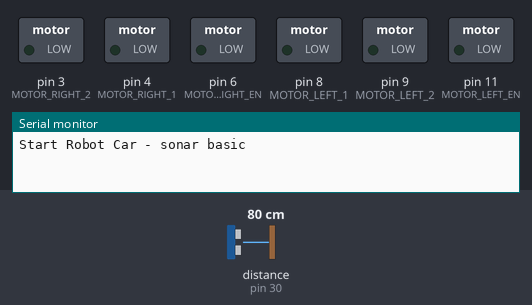
A sketch run on a simulated Arduino Mega 2560, built with avr-gcc and run on an emulated ATmega2560. Shown: switched loads named in the sketch (green lamp = pin HIGH), the last lines printed to the serial monitor. Wiring (inferred from the names in the program): ultrasonic range finder: trigger pin 31; echo pin 30. The test bench sets the inputs (shaded band); at power-on: distance to the obstacle (sensor on pin 30) 80 cm. The echo pulse lasts 58.3 µs per cm; random numbers use the default seed unless the sketch sets one; pins used as bus, display or sensor lines are not drawn.

Above: at 1.2 s.
1.3 s: distance to the obstacle (sensor on pin 30) set to 12 cm
3.0 s: distance to the obstacle (sensor on pin 30) set to 9 cm
At 3.9 s:
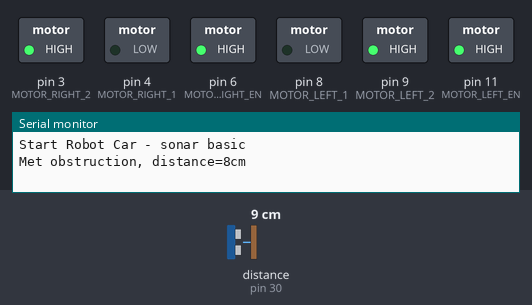
At 5.9 s:
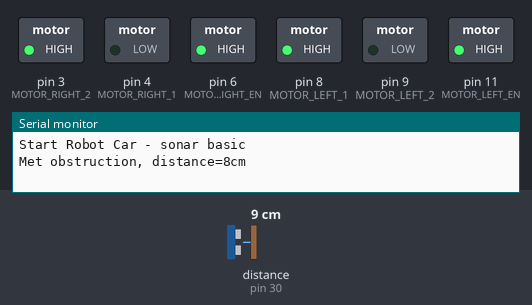
6.0 s: distance to the obstacle (sensor on pin 30) set to 18 cm
7.5 s: distance to the obstacle (sensor on pin 30) set to 2 cm
At 7.9 s:
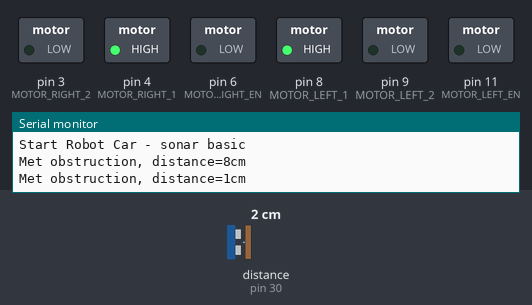
10.5 s: distance to the obstacle (sensor on pin 30) set to 35 cm
Timing chart, 0 to 13.0 s (numbered marks = the images above; inputs shaded):
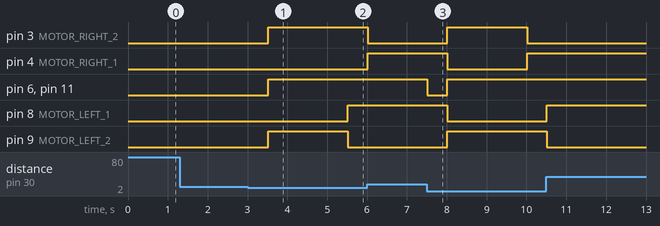

The sketch:

sonar_basic.ino
```cpp
// Робот Машинка с сонаром: едет вперёд до тех пор, пока не встретит
// препятствие (10 см). При встрече препятствия отъезжает назад,
// поворачивает в сторону и едет вперед до следующего препятствия.


// Ножки для моторов
#define MOTOR_LEFT_1 8
#define MOTOR_LEFT_2 9
#define MOTOR_LEFT_EN 11
#define MOTOR_RIGHT_1 4
#define MOTOR_RIGHT_2 3
#define MOTOR_RIGHT_EN 6

/**
 * Сонар.
 */
#define SONAR_TRIG 31
#define SONAR_ECHO 30

void mleft_forward() {
    // задать направление
    digitalWrite(MOTOR_LEFT_1, HIGH);
    digitalWrite(MOTOR_LEFT_2, LOW);

    // включить моторы
    digitalWrite(MOTOR_LEFT_EN, HIGH);
}

void mleft_backward() {
    // задать направление
    digitalWrite(MOTOR_LEFT_1, LOW);
    digitalWrite(MOTOR_LEFT_2, HIGH);

    // включить моторы
    digitalWrite(MOTOR_LEFT_EN, HIGH);
}

void mleft_stop() {
    // выключить мотор
    digitalWrite(MOTOR_LEFT_EN, LOW);
}

void mright_forward() {
    // задать направление
    digitalWrite(MOTOR_RIGHT_1, HIGH);
    digitalWrite(MOTOR_RIGHT_2, LOW);

    // включить моторы
    digitalWrite(MOTOR_RIGHT_EN, HIGH);
}

void mright_backward() {
    // задать направление
    digitalWrite(MOTOR_RIGHT_1, LOW);
    digitalWrite(MOTOR_RIGHT_2, HIGH);

    // включить моторы
    digitalWrite(MOTOR_RIGHT_EN, HIGH);
}

void mright_stop() {
    // выключить мотор
    digitalWrite(MOTOR_RIGHT_EN, LOW);
}

/**
 * Измерить дистанцию, возвращает результат в сантиметрах.
 */
int measureDistanceCm() {
    // Отправить на ножку TRIG прямоугольный сигнал
    // шириной 10 микросекунд
    digitalWrite(SONAR_TRIG, LOW);
    delayMicroseconds(5);
    digitalWrite(SONAR_TRIG, HIGH);
    delayMicroseconds(5);
    digitalWrite(SONAR_TRIG, LOW);

    // время на подготовку отправки импульса
    delayMicroseconds(2);

    // Получить ответ HIGH на ножке ECHO и замерить время
    // в микросекундах
    long duration = pulseIn(SONAR_ECHO, HIGH);

    // Вычислить расстояние до препятствия в сантиметрах:
    // duration - время, мкс
    // 29 ~ 30 ~ 1/0.033; 0.033 см/мкс - скорость звука в воздухе
    // 2 - делим расстояние туда+обратно пополам
    return (duration / 29 / 2);
}

void setup() {
    Serial.begin(9600);
    Serial.println("Start Robot Car - sonar basic");

    // if analog input pin 0 is unconnected, random analog
    // noise will cause the call to randomSeed() to generate
    // different seed numbers each time the sketch runs.
    // randomSeed() will then shuffle the random function.
    randomSeed(analogRead(0));

    pinMode(MOTOR_LEFT_1, OUTPUT);
    pinMode(MOTOR_LEFT_2, OUTPUT);
    pinMode(MOTOR_LEFT_EN, OUTPUT);

    pinMode(MOTOR_RIGHT_1, OUTPUT);
    pinMode(MOTOR_RIGHT_2, OUTPUT);
    pinMode(MOTOR_RIGHT_EN, OUTPUT);

    // пины сонара
    pinMode(SONAR_TRIG, OUTPUT);
    pinMode(SONAR_ECHO, INPUT);

    // остановить моторы при старте
    mleft_stop();
    mright_stop();
}

void loop() {
    if(measureDistanceCm() < 10) {
        Serial.print("Met obstruction, distance=");
        Serial.print(measureDistanceCm());
        Serial.println("cm");

        // встретили препятствие, остановить моторы
        mleft_stop();
        mright_stop();

        // подождём долю секунды просто так
        delay(500);

        // отъезжаем назад 2 секунды
        mleft_backward();
        mright_backward();
        delay(2000);

        // полсекунды поворачиваем (~45 градусов)
        if(random(0, 2)) {
            // поворачиваем влево
            mleft_backward();
            mright_forward();
        } else {
            // поворачиваем вправо
            mleft_forward();
            mright_backward();
        }
        delay(500);
        //delay(random(300, 2000));

        // едем вперёд до линии
        mleft_forward();
        mright_forward();
    }

    // рекомендуемая задержка между двумя замерами расстояния
    delay(50);
}
```

Measured:
- the behaviour switches between 11 and 10 cm on distance to the obstacle (sensor on pin 30) (found by bisection; images 0 and 1)
- after the input at 1.3 s, every drawn part: stays the same
- after the input at 3.0 s, pin 3 (MOTOR_RIGHT_2), pin 6 (MOTOR_RIGHT_EN), pin 11 (MOTOR_LEFT_EN): LOW → HIGH after 0.52 s; pin 8 (MOTOR_LEFT_1): LOW → HIGH after 2.5 s; pin 9 (MOTOR_LEFT_2): LOW → HIGH after 0.52 s, → LOW 2.0 s later
- after the input at 7.5 s, pin 3 (MOTOR_RIGHT_2): LOW → HIGH after 0.51 s, → LOW 2.0 s later; pin 4 (MOTOR_RIGHT_1): HIGH → LOW after 0.51 s, → HIGH 2.0 s later; pin 6 (MOTOR_RIGHT_EN), pin 11 (MOTOR_LEFT_EN): HIGH → LOW at once, → HIGH 0.50 s later; pin 8 (MOTOR_LEFT_1): HIGH → LOW after 0.51 s; pin 9 (MOTOR_LEFT_2): LOW → HIGH after 0.51 s
